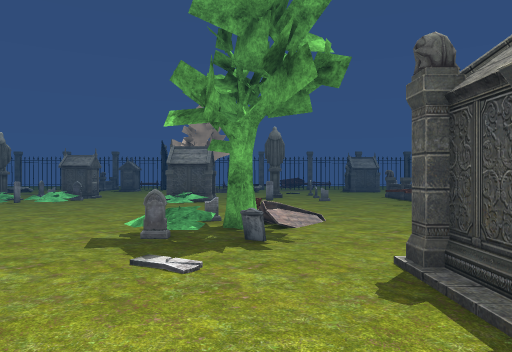
view 1 (above)

18 first-person views from a walk through a 3-D level made in the Unity game engine. The camera is 1.4 m above the floor, looks level and sees 70° across. The floor is counted in squares, 2 m on a side. Each view is taken from the middle of a square. On the plan, view 1 faces up. The plan holds only what a view shows up to about 11 squares ahead; the rest is blank. The player character is not drawn. Some surface patterns are stand-ins.

view 2
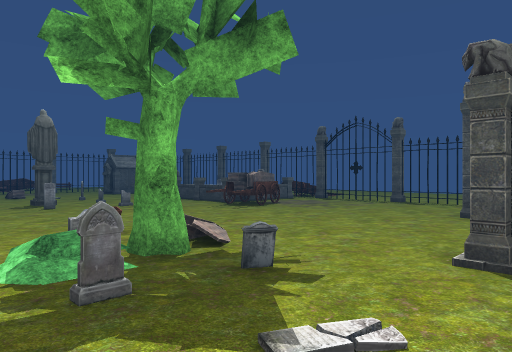

view 3
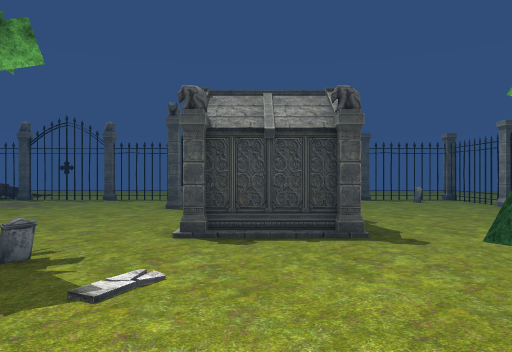

view 4
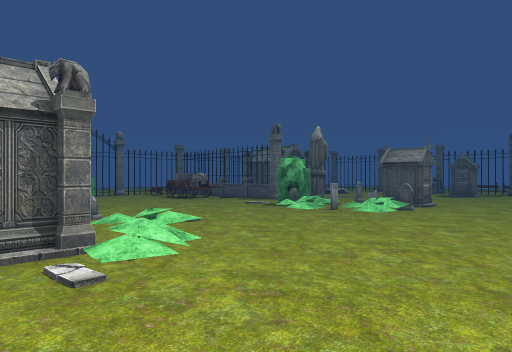

view 5
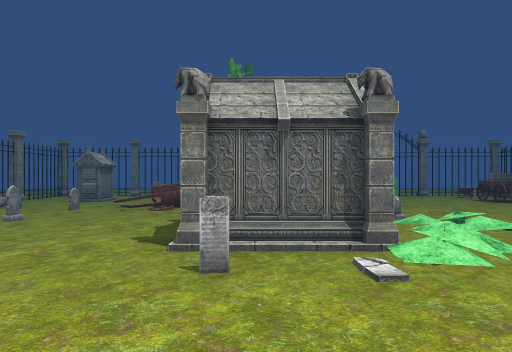

view 6
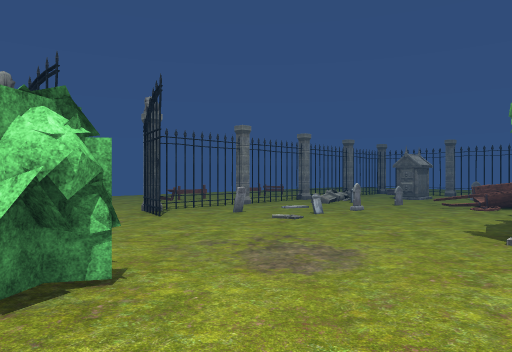

view 7
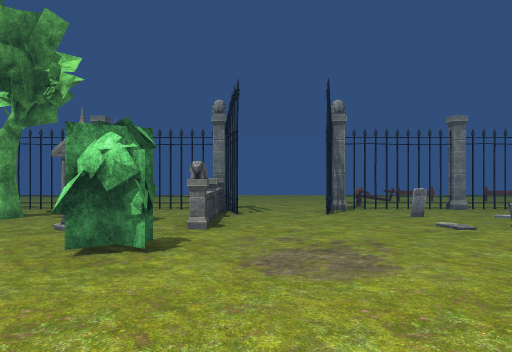

view 8
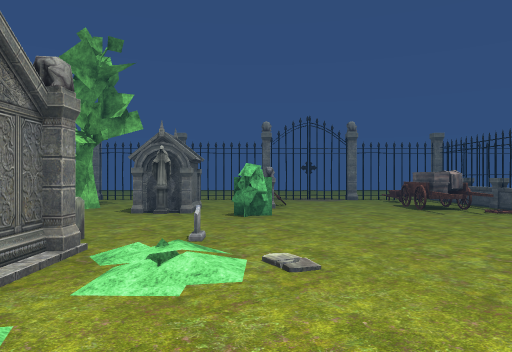

view 9
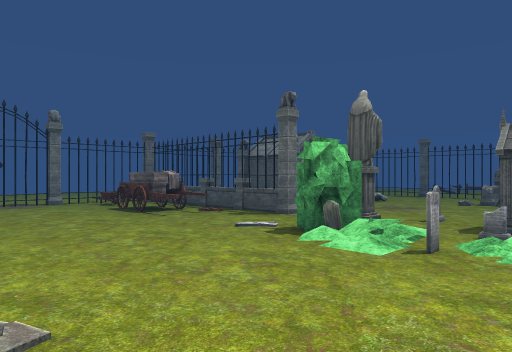

view 10
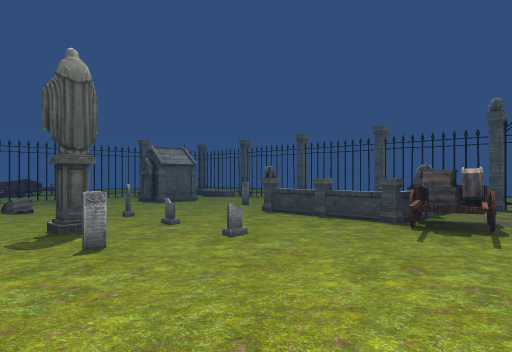

view 11
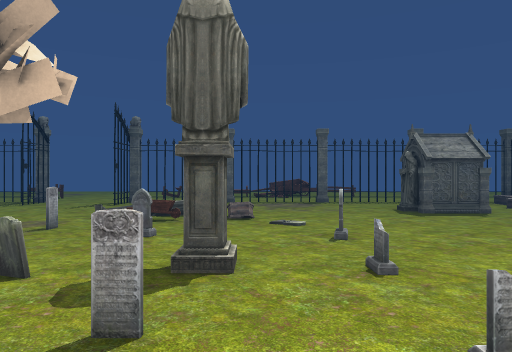

view 12
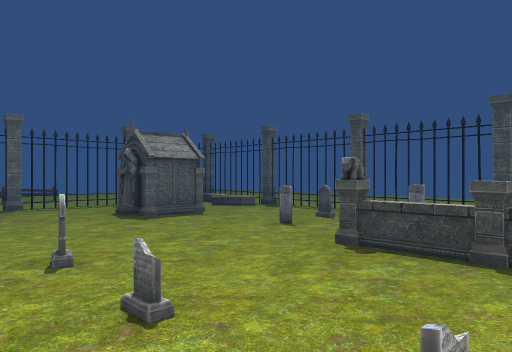

view 13
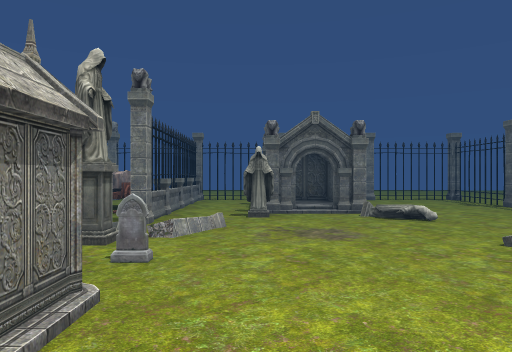

view 14
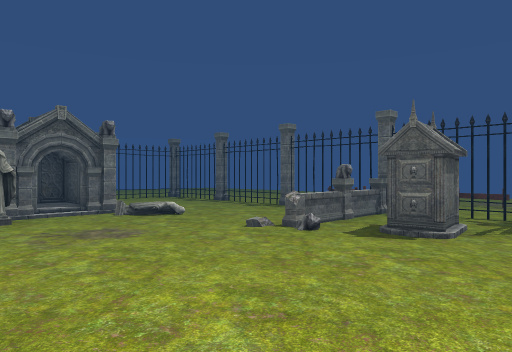

view 15
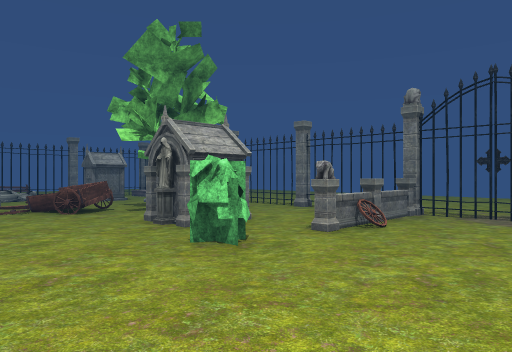

view 16
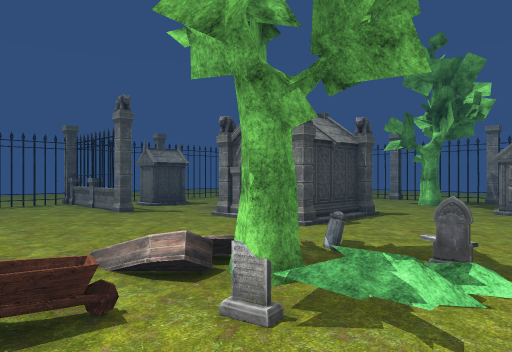

view 17
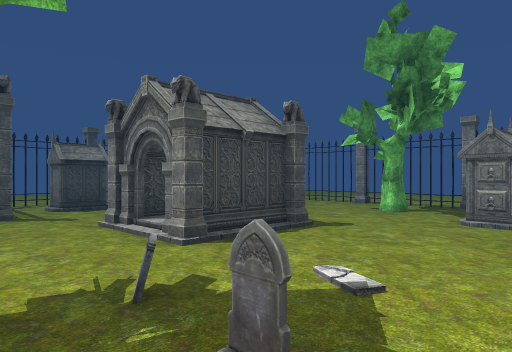

view 18
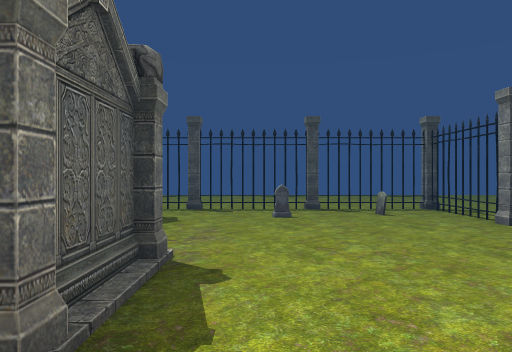

### Floor plan
Key: @ floor where view 1 was taken; # wall or solid block; x gap in a wall; . main floor; : floor 0.25 m higher than the main floor; / step, stairs or slope; = window, fence, low wall or low ledge; ^ raised ledge; T tombstone; P plant; C cart; S statue; H thing the floor can be seen under or through; W wheel; O other object.
Columns run from 21 left of view 1 to 13 right of it. Each row starts with its distance up from view 1.
 24               ..
 23               ..
 22               .O        OO.
 21               ..         ..
 20       .. ..    . ..O. .....
 19       .##########..x#HHHHHH #
 18       x.......^ #..#  ..... .x
 17       x.......OO....  ...SO..x
 16       #.......O.....  ...SO..#.
 15         O#O.........CSO......#. ..
 14          OO....... T......TT.#  ...
 13       x...OS...... ..T.T.... x  ...
 12       x.......TO.. OT.ST.O T x
 11       #=#==##S.T... OT...^ O x
 10     ...C.OO.POTTTP.P...T.^ O #O
  9     ..#.......P..........OO. #.
  8     ..x.................OO...x
  7 ......x..............C.......x
  6 ...... ^WOP.........TO.......x..
  5  ...  #......T.PP....O.......#...
  4       #.. OS.TO#...TPT....#==....
  3      .x......  #T............x...
  2      .x..#/O...........  ..O.x...
  1      .#  .O:...........# ....H...
  0         O..........P.@.....T.H...
 -1         /O.T.TT....OO........H...
 -2          /.O...T...^..#.....Tx...
 -3         ..=S ...Hxx^.........x...
 -4         ##  #xHH....HHHx####x#...
 -5             ...O... ......   ....
 -6            O.OO.... .....     ...
 -7            ........ .. ..

Where each view was taken, in squares from view 1:
view 1: 0 up, 0 right, facing up
view 2: 2 up, 2 left, facing up-right
view 3: 2 up, 3 left, facing right
view 4: 3 up, 2 left, facing up-left
view 5: 3 up, 2 left, facing left
view 6: 3 up, 1 left, facing down-left
view 7: 4 up, 3 left, facing down
view 8: 6 up, 4 left, facing left
view 9: 6 up, 5 left, facing up-left
view 10: 7 up, 1 left, facing up-right
view 11: 9 up, 1 right, facing up
view 12: 10 up, 1 right, facing up-right
view 13: 13 up, 4 left, facing left
view 14: 12 up, 4 left, facing up-left
view 15: 9 up, 8 left, facing down-left
view 16: 7 up, 2 left, facing down-right
view 17: 5 up, 2 left, facing down-right
view 18: 0 up, 0 right, facing right
